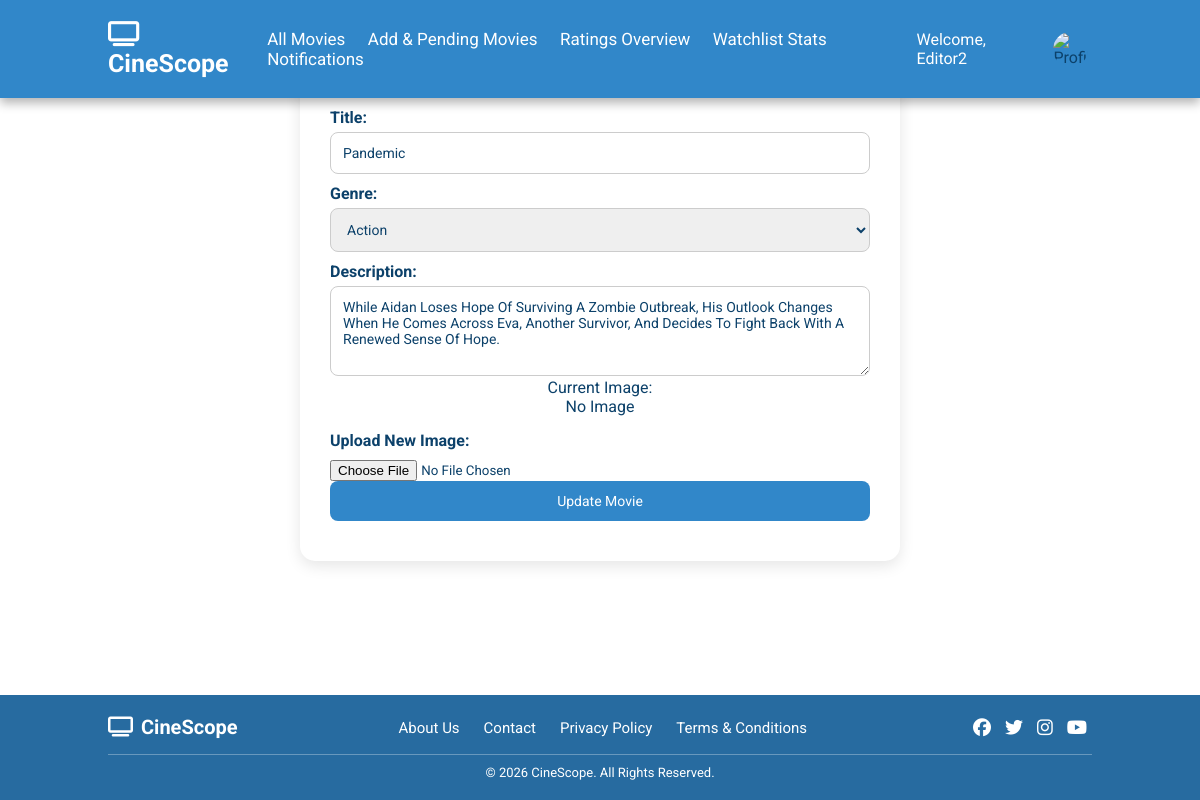
The app's page /editor_update_movies.php?id=36 (signed in) with its own data.
### tables this page shows
CREATE TABLE `movie` (
  `id` int(11) NOT NULL,
  `title` varchar(255) NOT NULL,
  `genre` varchar(50) DEFAULT NULL,
  `description` text DEFAULT NULL,
  `image` varchar(255) DEFAULT NULL,
  `added_by` varchar(50) NOT NULL
);

### editor_update_movies.php (the view, shortened to what this page needs)
<?php
require 'config.php';
$id = intval($_GET['id']);
$result = mysqli_query($conn, "SELECT * FROM movie WHERE id=$id");
$movie = mysqli_fetch_assoc($result);
?>
<!DOCTYPE html>
<html>
<head>
    <link rel="stylesheet" href="css/editor_update_movies.css">
</head>
<body>
<?php include 'ed_header.php'; ?>
<div class="form-container">
    <h2>Edit Movie</h2>
    <form method="post" enctype="multipart/form-data">
        <label>Title:</label>
        <input type="text" name="title" value="<?php echo htmlspecialchars($movie['title']); ?>" required>
        <label>Genre:</label>
        <select name="genre" required>
            <?php
            $genres = ['Action','Adventure','Comedy','Romantic','Horror'];
            foreach($genres as $g){
                $selected = ($movie['genre'] == $g) ? 'selected' : '';
                echo "<option value='$g' $selected>$g</option>";
            }
            ?>
        </select>
        <label>Description:</label>
        <textarea name="description" rows="4" required><?php echo htmlspecialchars($movie['description']); ?></textarea>
        <div class="current-image">
            <p>Current Image:</p>
            <?php if (!empty($movie['image']) && file_exists("uploads/".$movie['image'])): ?>
                <img src="uploads/<?php echo $movie['image']; ?>" alt="Movie Poster">
            <?php else: ?>
                <p>No Image</p>
            <?php endif; ?>
        </div>
        <label>Upload New Image:</label>
        <input type="file" name="image" accept="image/*">
        <button type="submit" name="update_movie">Update Movie</button>
    </form>
</div>
</body>
<?php include 'footer.php'; ?>
</html>

### css/editor_update_movies.css (style rules this page uses)
body { font-family: 'Arial', sans-serif; background-color: #f4f6f8; display: flex; justify-content: center; align-items: flex-start; padding: 30px; color: #0c416a; }
.form-container { background-color: #fff; padding: 40px 30px; border-radius: 15px; box-shadow: 0 5px 15px rgba(0,0,0,0.1); width: 600px; max-width: 90%; display: flex; flex-direction: column; gap: 15px; }
.form-container h2 { text-align: center; margin-bottom: 25px; color: #3187c9; }
.form-container label { display: block; margin: 10px 0 5px; font-weight: bold; color: #0c416a; font-size: 16px; }
.form-container input[type=text], .form-container textarea, .form-container select { width: 100%; padding: 12px; border: 1px solid #ccc; border-radius: 8px; font-size: 14px; outline: none; transition: border 0.3s; box-sizing: border-box; color: #0c416a; }
.form-container input[type=file] { margin-top: 5px; }
.current-image { text-align: center; margin-bottom: 15px; }
.form-container button { width: 100%; padding: 12px; background-color: #3187c9; border: none; color: #fff; font-size: 14px; border-radius: 8px; cursor: pointer; transition: 0.3s; }

### css/ad_header.css (style rules this page uses)
:root { --primary: #3187c9; --black: #0c416a; --light-color: #6c757d; --white:#ffffff; --accent: #f4b400; --background: #f8f9fa; --box-shadow: 0 .5rem 1rem rgba(0, 0, 0, .3); --border: .2rem solid rgba(0, 0, 0, .1); --outline: .1rem solid rgba(49, 135, 201, .3); }
* { font-family: "Roboto", sans-serif; margin:0; padding:0; box-sizing:border-box; outline:none; border:none; text-decoration:none; text-transform:capitalize; transition:all .2s linear; }
html { font-size:62.5%; overflow-x:hidden; scroll-behavior:smooth; scroll-padding-top:7rem; }
body { background:white; }

### css/footer.css (style rules this page uses)
html { height: 100%; }
body { min-height: 100%; position: relative; margin: 0; padding: 0 0 120px; }

### records on screen
movie: title "Pandemic", description "While Aidan loses hope of surviving a zombie outbreak, his outlook changes when he comes across Eva, another survivor, and decides to fight back with a renewed sense of hope."

### other values on screen
$_SESSION['user'] "Editor2"
form field genre "Action"
